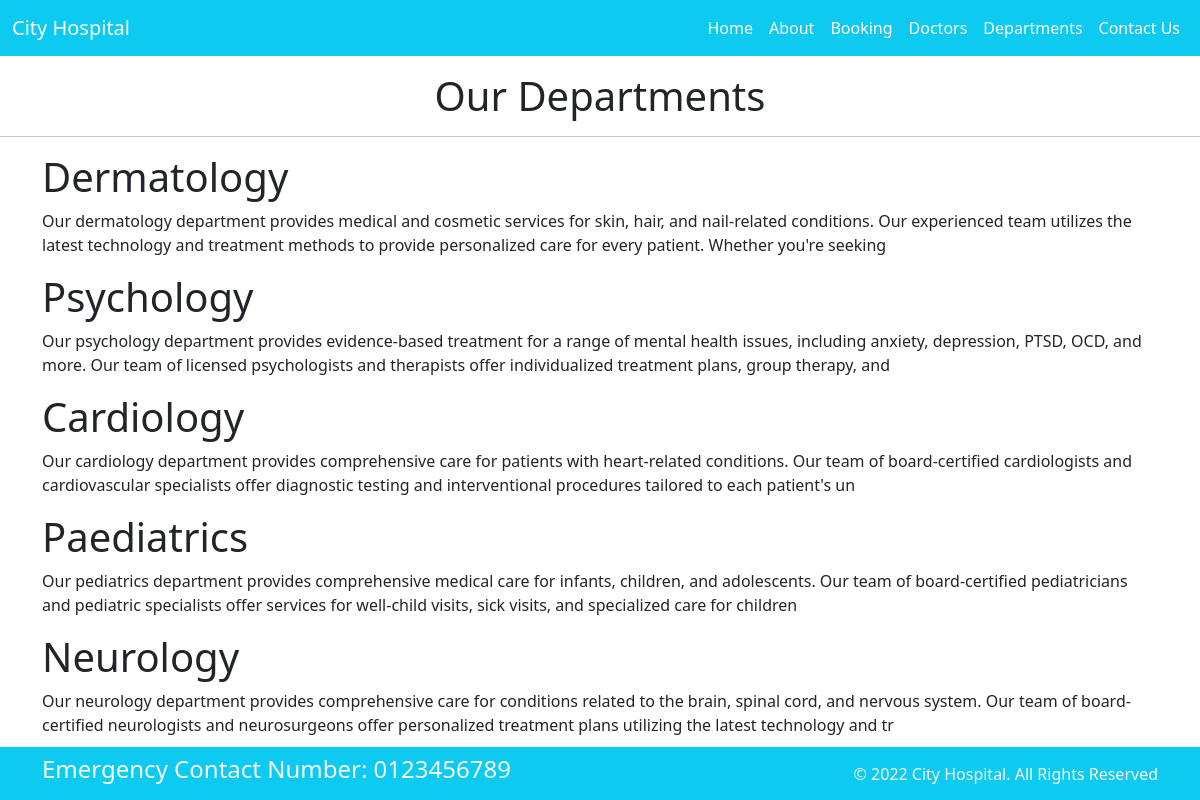
The page /departments on the database its author committed.
### home/models.py (models this page shows, shortened)
class Departments(models.Model):
    dep_name=models.CharField(max_length=100)
    dep_description=models.TextField(max_length=255)

### home/views.py (the view)
# urls.py: path('departments',views.departments, name='departments')
def departments(request):
    dict_dep={
        'dep': Departments.objects.all()
    }
    return render(request,'departments.html',dict_dep)

### templates/departments.html (shortened to what this page needs)
{% extends 'base.html' %}
{% block content %}
<h1 class="text-center m-3" >Our Departments</h1>
<hr>
<div class="container pb-5">
    {% for d in dep %}
    <h1>{{d.dep_name}}</h1>
    <p>{{d.dep_description}}</p>
    {% endfor %}
</div>
{% endblock %}

### rows shown on the page
Departments: dep_name "Dermatology", dep_description "Our dermatology department provides medical and cosmetic services for skin, hair, and nail-related conditions. Our experienced team utilizes the latest technology and treatment methods to provide personalized care for every patient. Whether you're seeking"
Departments: dep_name "Psychology", dep_description "Our psychology department provides evidence-based treatment for a range of mental health issues, including anxiety, depression, PTSD, OCD, and more. Our team of licensed psychologists and therapists offer individualized treatment plans, group therapy, and"
Departments: dep_name "Cardiology", dep_description "Our cardiology department provides comprehensive care for patients with heart-related conditions. Our team of board-certified cardiologists and cardiovascular specialists offer diagnostic testing and interventional procedures tailored to each patient's un"
Departments: dep_name "Paediatrics", dep_description "Our pediatrics department provides comprehensive medical care for infants, children, and adolescents. Our team of board-certified pediatricians and pediatric specialists offer services for well-child visits, sick visits, and specialized care for children"
Departments: dep_name "Neurology", dep_description "Our neurology department provides comprehensive care for conditions related to the brain, spinal cord, and nervous system. Our team of board-certified neurologists and neurosurgeons offer personalized treatment plans utilizing the latest technology and tr"
